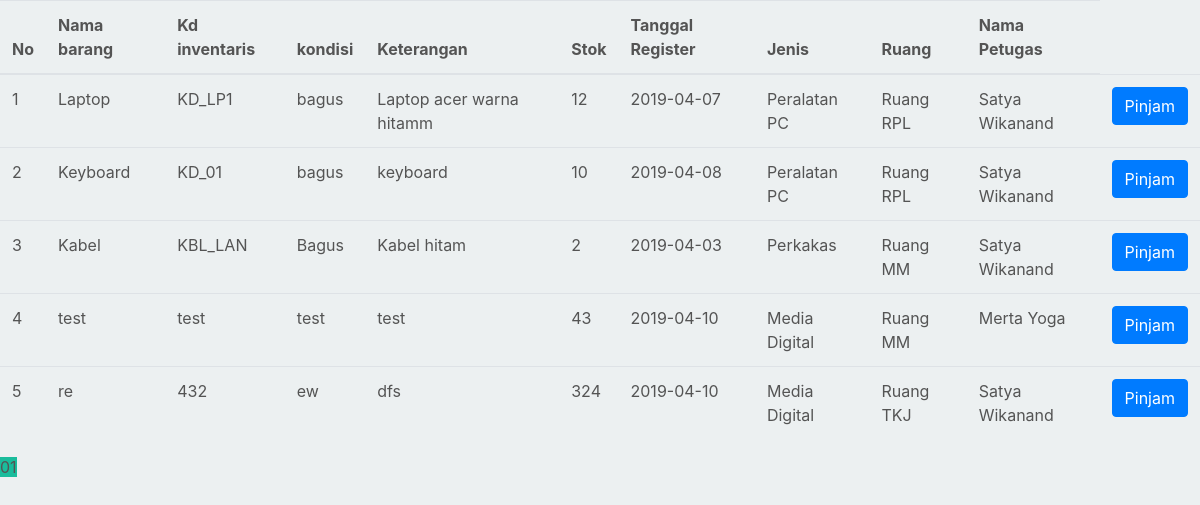
The page /pagination.php on the database its author committed.
### tables this page shows
CREATE TABLE `tb_inventaris` (
  `id_inventaris` int(11) NOT NULL,
  `nama` varchar(30) NOT NULL,
  `kondisi` varchar(20) NOT NULL,
  `keterangan` varchar(30) NOT NULL,
  `kode_inventaris` varchar(10) NOT NULL,
  `tanggal_register` date NOT NULL,
  `stok` int(2) NOT NULL,
  `id_ruang` int(11) NOT NULL,
  `id_jenis` int(11) NOT NULL,
  `id_petugas` int(11) NOT NULL
);

CREATE TABLE `tb_jenis` (
  `id_jenis` int(11) NOT NULL,
  `nama_jenis` varchar(30) NOT NULL,
  `kode_jenis` varchar(10) NOT NULL,
  `keterangan` varchar(40) NOT NULL
);

CREATE TABLE `tb_ruang` (
  `id_ruang` int(11) NOT NULL,
  `nama_ruang` varchar(30) NOT NULL,
  `kode_ruang` varchar(10) NOT NULL,
  `keterangan` varchar(40) NOT NULL
);

CREATE TABLE `tb_petugas` (
  `id_petugas` int(11) NOT NULL,
  `nama_petugas` varchar(30) NOT NULL,
  `username` varchar(50) NOT NULL,
  `password` varchar(50) NOT NULL,
  `id_level` int(11) NOT NULL
);

### core/init.php (called while the page is built, shortened)
<?php
    $db = new koneksi();
?>

### config/koneksi.php (called while the page is built, shortened)
<?php
    class koneksi{
        function __construct(){
            $this->db = new mysqli('localhost','root','','inventaris');
        }
        public function limitBarang($mulai,$perPage){
            $query = $this->db->query("SELECT tb_inventaris.id_inventaris,tb_inventaris.nama,tb_inventaris.stok,tb_inventaris.kode_inventaris,tb_inventaris.tanggal_register,tb_inventaris.keterangan,tb_inventaris.kondisi,tb_ruang.nama_ruang,tb_jenis.nama_jenis,tb_petugas.nama_petugas FROM tb_inventaris INNER join tb_ruang on tb_ruang.id_ruang = tb_inventaris.id_ruang INNER join tb_jenis on tb_jenis.id_jenis = tb_inventaris.id_jenis INNER join tb_petugas on tb_petugas.id_petugas = tb_inventaris.id_petugas LIMIT $mulai,$perPage");
            $data  = array();
            foreach($query as $x){
                $data[] = $x;
            }
            return $data;
        }
        public function getRelasiBarang(){
            $query = $this->db->query("SELECT tb_inventaris.id_inventaris,tb_inventaris.nama,tb_inventaris.stok,tb_inventaris.kode_inventaris,tb_inventaris.tanggal_register,tb_inventaris.keterangan,tb_inventaris.kondisi,tb_ruang.nama_ruang,tb_jenis.nama_jenis,tb_petugas.nama_petugas FROM tb_inventaris INNER join tb_ruang on tb_ruang.id_ruang = tb_inventaris.id_ruang INNER join tb_jenis on tb_jenis.id_jenis = tb_inventaris.id_jenis INNER join tb_petugas on tb_petugas.id_petugas = tb_inventaris.id_petugas");
            $data  = array();
            foreach($query as $x){
                $data[] = $x;
            }
            return $data;
        }
    }
?>

### pagination.php (the view, shortened to what this page needs)
<?php
    include_once 'public/header.php';
?>
<?php
	$perPage = 5;
	$halaman = '';
	if(isset($_POST['perPage'])){
		$halaman = $_POST['perPage'];
	}else{
		$halaman = 1;
	}
	$mulai = ($halaman - 1) * $perPage;
	$data = $db->limitBarang($mulai,$perPage);
?>
<table class="table table-stripped">
	<thead>
                            <tr>
                                <th>No</th>
                                <th>Nama barang</th>
                                <th>Kd inventaris</th>
                                <th>kondisi</th>
                                <th>Keterangan</th>
                                <th>Stok</th>
                                <th>Tanggal Register</th>
                                <th>Jenis</th>
                                <th>Ruang</th>
                                <th>Nama Petugas</th>
                            </tr>
                        </thead>
                        <tbody>
                        	<?php
                        		$no = 1;
                        		foreach($data as $row){
                        	?>
							<tr>
                                <td><?php echo $no++; ?></td>
                                <td><?php echo $row['nama']; ?></td>
                                <td><?php echo $row['kode_inventaris']; ?></td>
                                <td><?php echo $row['kondisi']; ?></td>
                                <td><?php echo $row['keterangan']; ?></td>
                                <td><?php echo $row['stok']; ?></td>
                                <td><?php echo $row['tanggal_register']; ?></td>
                                <td><?php echo $row['nama_jenis']; ?></td>
                                <td><?php echo $row['nama_ruang']; ?></td>
                                <td><?php echo $row['nama_petugas']; ?></td>
                                <td>
                                    <a href="index.php?page=pjm_brg&idBarang=<?php echo $row['id_inventaris'] ?>&idSession=<?php echo $_SESSION['id_petugas']; ?>" class="btn btn-primary">Pinjam</a>
                                </td>
                            </tr>
                        <?php }?>
                        </tbody>
</table>
<?php
	$querys = $db->getRelasiBarang();
	$total_records = count($querys);
	$total_page = ceil($total_records/$perPage);
	$output = '';
	for ($i=0; $i <=$total_page ; $i++) {
		$output.= "<span class='pagination-link' style='text-align: center;width: 10%;cursor: pointer;background-color: #1abc9c;' id='".$i."'>".$i."</span>";
	}
	echo $output;

### assets/css/style.css (style rules this page uses)
* { margin: 0; padding: 0; box-sizing: border-box; color: #545454; }
body { background-color:#ecf0f1; }

### rows shown on the page
tb_inventaris: nama "Laptop", kode_inventaris "KD_LP1", kondisi "bagus", keterangan "Laptop acer warna hitamm", stok "12", tanggal_register "2019-04-07", id_jenis.nama_jenis "Peralatan PC", id_ruang.nama_ruang "Ruang RPL", id_petugas.nama_petugas "Satya Wikanand"
tb_inventaris: nama "Keyboard", kode_inventaris "KD_01", kondisi "bagus", keterangan "keyboard", stok "10", tanggal_register "2019-04-08", id_jenis.nama_jenis "Peralatan PC", id_ruang.nama_ruang "Ruang RPL", id_petugas.nama_petugas "Satya Wikanand"
tb_inventaris: nama "Kabel", kode_inventaris "KBL_LAN", kondisi "Bagus", keterangan "Kabel hitam", stok "2", tanggal_register "2019-04-03", id_jenis.nama_jenis "Perkakas", id_ruang.nama_ruang "Ruang MM", id_petugas.nama_petugas "Satya Wikanand"
tb_inventaris: nama "test", kode_inventaris "test", kondisi "test", keterangan "test", stok "43", tanggal_register "2019-04-10", id_jenis.nama_jenis "Media Digital", id_ruang.nama_ruang "Ruang MM", id_petugas.nama_petugas "Merta Yoga"
tb_inventaris: nama "re", kode_inventaris "432", kondisi "ew", keterangan "dfs", stok "324", tanggal_register "2019-04-10", id_jenis.nama_jenis "Media Digital", id_ruang.nama_ruang "Ruang TKJ", id_petugas.nama_petugas "Satya Wikanand"
